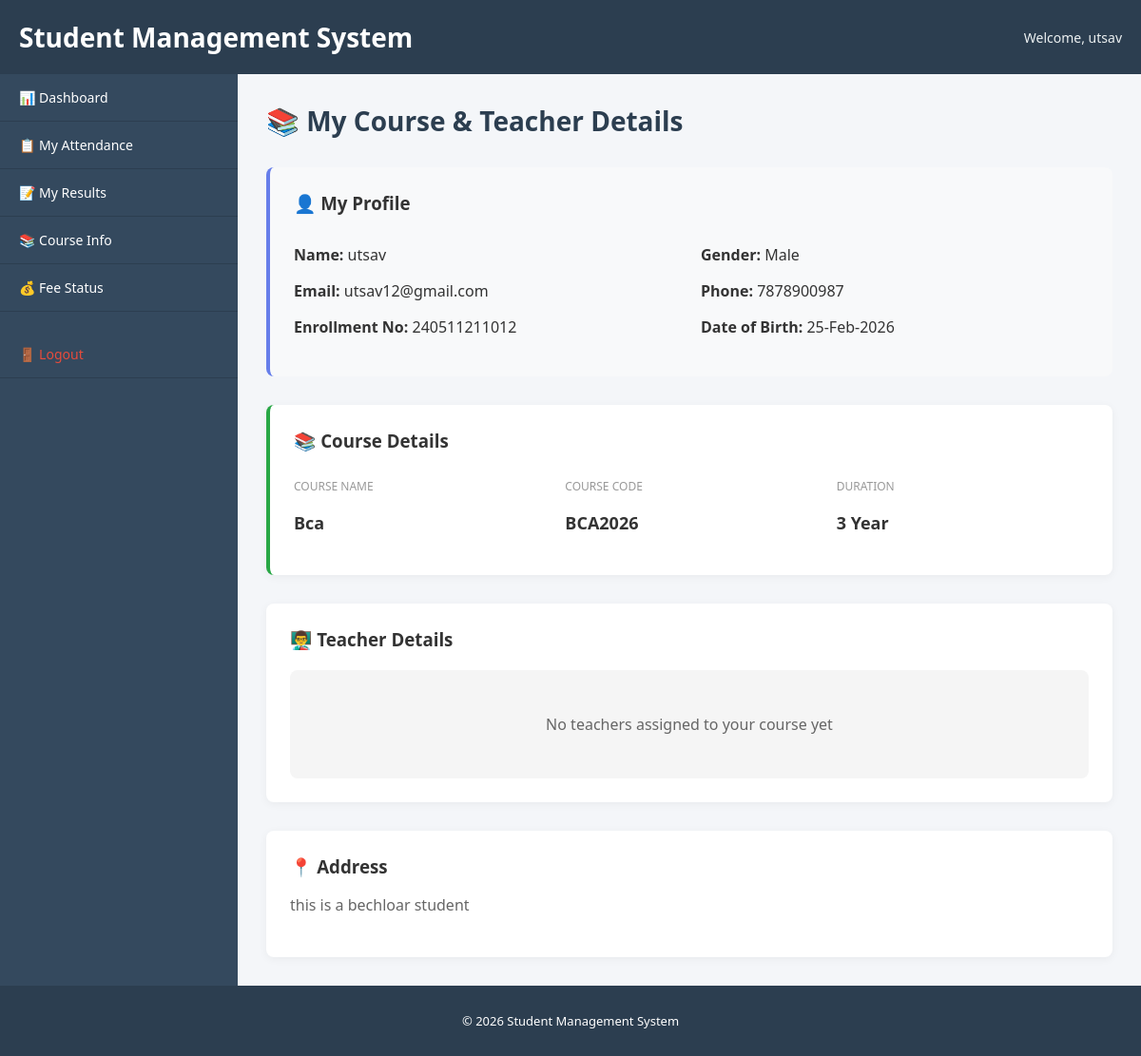
Screenshot of /student_info.php (signed in) with the database file from the repository.
### tables this page shows
CREATE TABLE `students` (
  `id` int(11) NOT NULL AUTO_INCREMENT,
  `enrollment_no` varchar(50) NOT NULL,
  `name` varchar(100) NOT NULL,
  `email` varchar(150) DEFAULT NULL,
  `phone` varchar(15) DEFAULT NULL,
  `gender` enum('Male','Female','Other') DEFAULT NULL,
  `dob` date DEFAULT NULL,
  `address` text DEFAULT NULL,
  `photo` varchar(255) DEFAULT NULL,
  `course_id` int(11) DEFAULT NULL,
  `admission_date` date DEFAULT NULL,
  `created_at` timestamp NOT NULL DEFAULT current_timestamp(),
  PRIMARY KEY (`id`),
  UNIQUE KEY `enrollment_no` (`enrollment_no`),
  KEY `course_id` (`course_id`),
  CONSTRAINT `students_ibfk_1` FOREIGN KEY (`course_id`) REFERENCES `courses` (`id`) ON DELETE SET NULL
);

CREATE TABLE `courses` (
  `id` int(11) NOT NULL AUTO_INCREMENT,
  `course_name` varchar(100) NOT NULL,
  `course_code` varchar(50) NOT NULL,
  `duration` varchar(50) DEFAULT NULL,
  `created_at` timestamp NOT NULL DEFAULT current_timestamp(),
  PRIMARY KEY (`id`),
  UNIQUE KEY `course_code` (`course_code`)
);

### student_info.php (the view, shortened to what this page needs)
<?php
include "config/db.php";
include "includes/header.php";
include "includes/sidebar.php";
$user_id = $_SESSION['user_id'];
$student_query = "SELECT s.*, c.course_name, c.course_code, c.duration
                  FROM students s
                  LEFT JOIN courses c ON s.course_id = c.id
                  WHERE s.email = (SELECT email FROM users WHERE id='$user_id')";
$student_result = mysqli_query($conn, $student_query);
$student = mysqli_fetch_assoc($student_result);
$teachers = [];
if ($student['course_id']) {
    $teacher_query = "SELECT * FROM teachers WHERE course_id='" . intval($student['course_id']) . "'";
    $teacher_result = mysqli_query($conn, $teacher_query);
    $teachers = mysqli_fetch_all($teacher_result, MYSQLI_ASSOC);
}
?>
<div class="content">
    <h2 class="dashboard-title">📚 My Course & Teacher Details</h2>
    <div style="background: #f8f9fa; padding: 25px; border-radius: 8px; margin-bottom: 30px; border-left: 4px solid #667eea;">
        <h3 style="margin-bottom: 15px; color: #333;">👤 My Profile</h3>
        <div style="display: grid; grid-template-columns: 1fr 1fr; gap: 20px;">
            <div>
                <p><strong>Name:</strong> <?php echo htmlspecialchars($student['name']); ?></p>
                <p><strong>Email:</strong> <?php echo htmlspecialchars($student['email']); ?></p>
                <p><strong>Enrollment No:</strong> <?php echo htmlspecialchars($student['enrollment_no']); ?></p>
            </div>
            <div>
                <p><strong>Gender:</strong> <?php echo htmlspecialchars($student['gender'] ?? 'N/A'); ?></p>
                <p><strong>Phone:</strong> <?php echo htmlspecialchars($student['phone'] ?? 'N/A'); ?></p>
                <p><strong>Date of Birth:</strong> <?php echo $student['dob'] ? date('d-M-Y', strtotime($student['dob'])) : 'N/A'; ?></p>
            </div>
        </div>
    </div>
    <?php if ($student['course_name']): ?>
    <div style="background: white; padding: 25px; border-radius: 8px; margin-bottom: 30px; border-left: 4px solid #28a745; box-shadow: 0 2px 10px rgba(0,0,0,0.05);">
        <h3 style="margin-bottom: 15px; color: #333;">📚 Course Details</h3>
        <div style="display: grid; grid-template-columns: 1fr 1fr 1fr; gap: 20px;">
            <div>
                <p style="font-size: 12px; color: #999; margin-bottom: 5px;">COURSE NAME</p>
                <p style="font-size: 18px; font-weight: 600; color: #333;"><?php echo htmlspecialchars($student['course_name']); ?></p>
            </div>
            <div>
                <p style="font-size: 12px; color: #999; margin-bottom: 5px;">COURSE CODE</p>
                <p style="font-size: 18px; font-weight: 600; color: #333;"><?php echo htmlspecialchars($student['course_code']); ?></p>
            </div>
            <div>
                <p style="font-size: 12px; color: #999; margin-bottom: 5px;">DURATION</p>
                <p style="font-size: 18px; font-weight: 600; color: #333;"><?php echo htmlspecialchars($student['duration']); ?></p>
            </div>
        </div>
    </div>
    <?php else: ?>
    <div style="background: #fff3cd; padding: 20px; border-radius: 8px; margin-bottom: 30px; border-left: 4px solid #ffc107;">
        <p style="margin: 0; color: #856404;">⚠️ No course assigned yet</p>
    </div>
    <?php endif; ?>
    <div style="background: white; padding: 25px; border-radius: 8px; box-shadow: 0 2px 10px rgba(0,0,0,0.05);">
        <h3 style="margin-bottom: 20px; color: #333;">👨‍🏫 Teacher Details</h3>
        <?php if (count($teachers) > 0): ?>
            <div style="display: grid; grid-template-columns: repeat(auto-fit, minmax(300px, 1fr)); gap: 20px;">
                <?php foreach ($teachers as $teacher): ?>
                <div style="padding: 20px; border: 1px solid #e0e0e0; border-radius: 8px; background: #f9f9f9;">
                    <div style="font-size: 24px; margin-bottom: 10px;">👨‍🏫</div>
                    <p style="margin: 8px 0;"><strong>Name:</strong> <?php echo htmlspecialchars($teacher['name']); ?></p>
                    <p style="margin: 8px 0;"><strong>Email:</strong> <?php echo htmlspecialchars($teacher['email'] ?? 'N/A'); ?></p>
                    <p style="margin: 8px 0;"><strong>Phone:</strong> <?php echo htmlspecialchars($teacher['phone'] ?? 'N/A'); ?></p>
                    <p style="margin: 8px 0; padding-top: 8px; border-top: 1px solid #ddd; margin-top: 10px;">
                        <strong>Joined:</strong> <?php echo date('d-M-Y', strtotime($teacher['created_at'])); ?>
                    </p>
                </div>
                <?php endforeach; ?>
            </div>
        <?php else: ?>
            <div style="padding: 30px; text-align: center; background: #f5f5f5; border-radius: 8px; color: #666;">
                <p>No teachers assigned to your course yet</p>
            </div>
        <?php endif; ?>
    </div>
    <?php if ($student['address']): ?>
    <div style="background: white; padding: 25px; border-radius: 8px; margin-top: 30px; box-shadow: 0 2px 10px rgba(0,0,0,0.05);">
        <h3 style="margin-bottom: 15px; color: #333;">📍 Address</h3>
        <p style="color: #666; line-height: 1.6;"><?php echo htmlspecialchars($student['address']); ?></p>
    </div>
    <?php endif; ?>
</div>
<?php include "includes/footer.php"; ?>

### assets/css/style.css (style rules this page uses)
* { box-sizing: border-box; }
body { margin: 0; font-family: 'Segoe UI', Tahoma, Geneva, Verdana, sans-serif; background-color: #f4f6f9; color: #333; }
.content { flex: 1; padding: 30px; background-color: #f4f6f9; overflow-y: auto; }
h2, h3 { color: #2c3e50; margin-top: 0; }
.dashboard-title { font-size: 32px; margin-bottom: 30px; }
.dashboard-title { font-size: 28px; margin-bottom: 30px; }

### rows the page displays
students: name "utsav", email "utsav12@gmail.com", enrollment_no "240511211012", gender "Male", phone "7878900987", dob "25-Feb-2026", course.course_name "Bca", course.course_code "BCA2026", course.duration "3 Year", address "this is a bechloar student"

### other values shown
$_SESSION['user_name'] "utsav"
